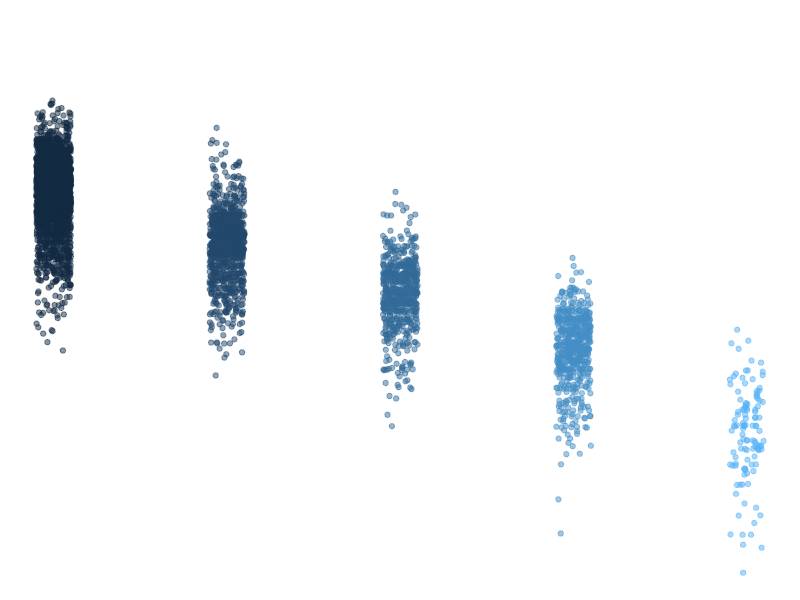

Write R code to recreate this figure.
## ---- chunk 1
knitr::opts_chunk$set(echo = TRUE)
library(tidyverse)
## ---- chunk 2
summary(storms)
## ---- chunk 3
names(storms)
## ---- chunk 4
ggplot(data = storms, aes(x = category, y = pressure)) +
  geom_jitter(width = 0.1, 
              alpha = 0.5,
              aes(color = category),
              show.legend = FALSE) +
  labs(x = "StorM CategorRY", 
       y = "Air pressure at storm center (millibars)"
       ) +
  theme_void()
